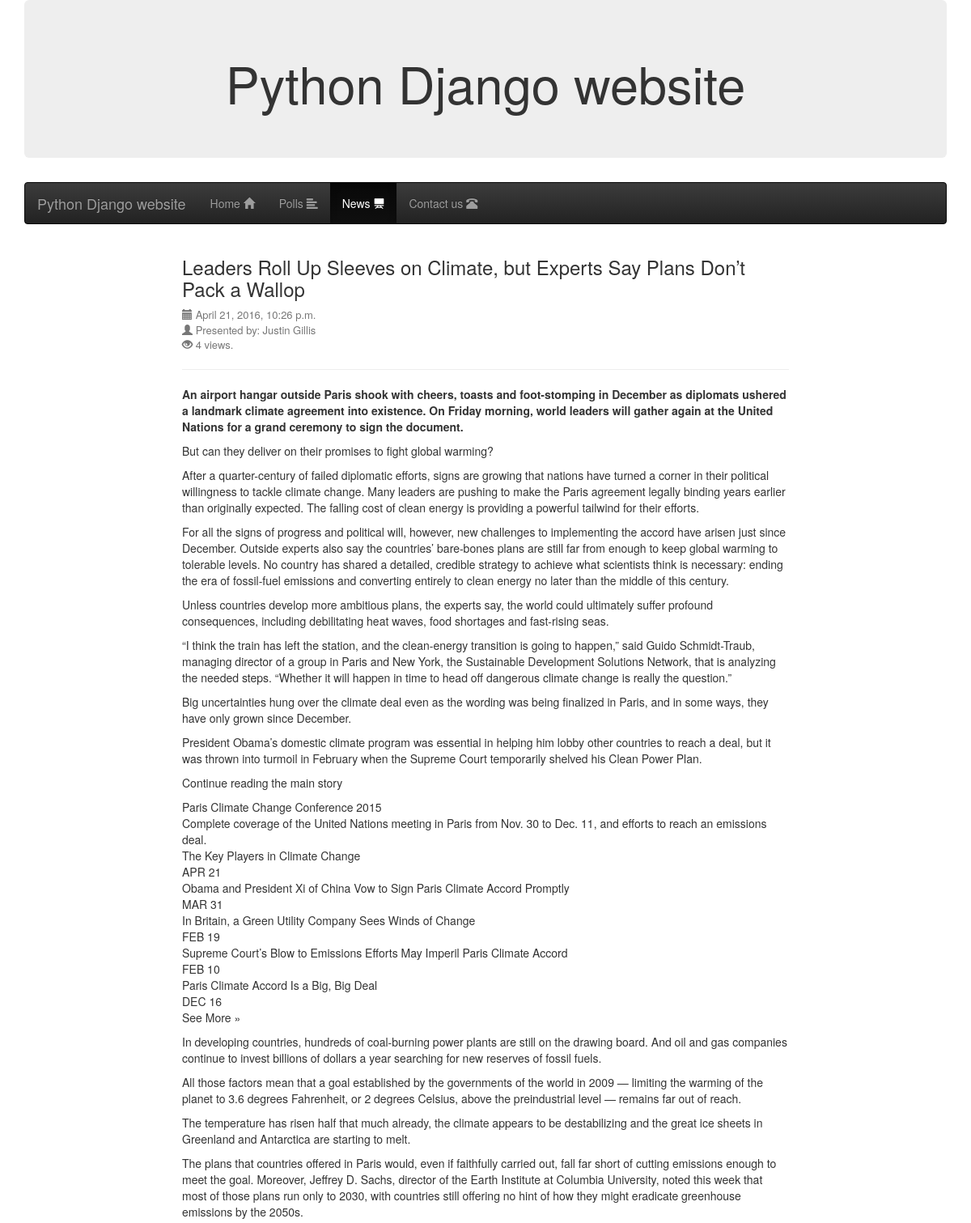
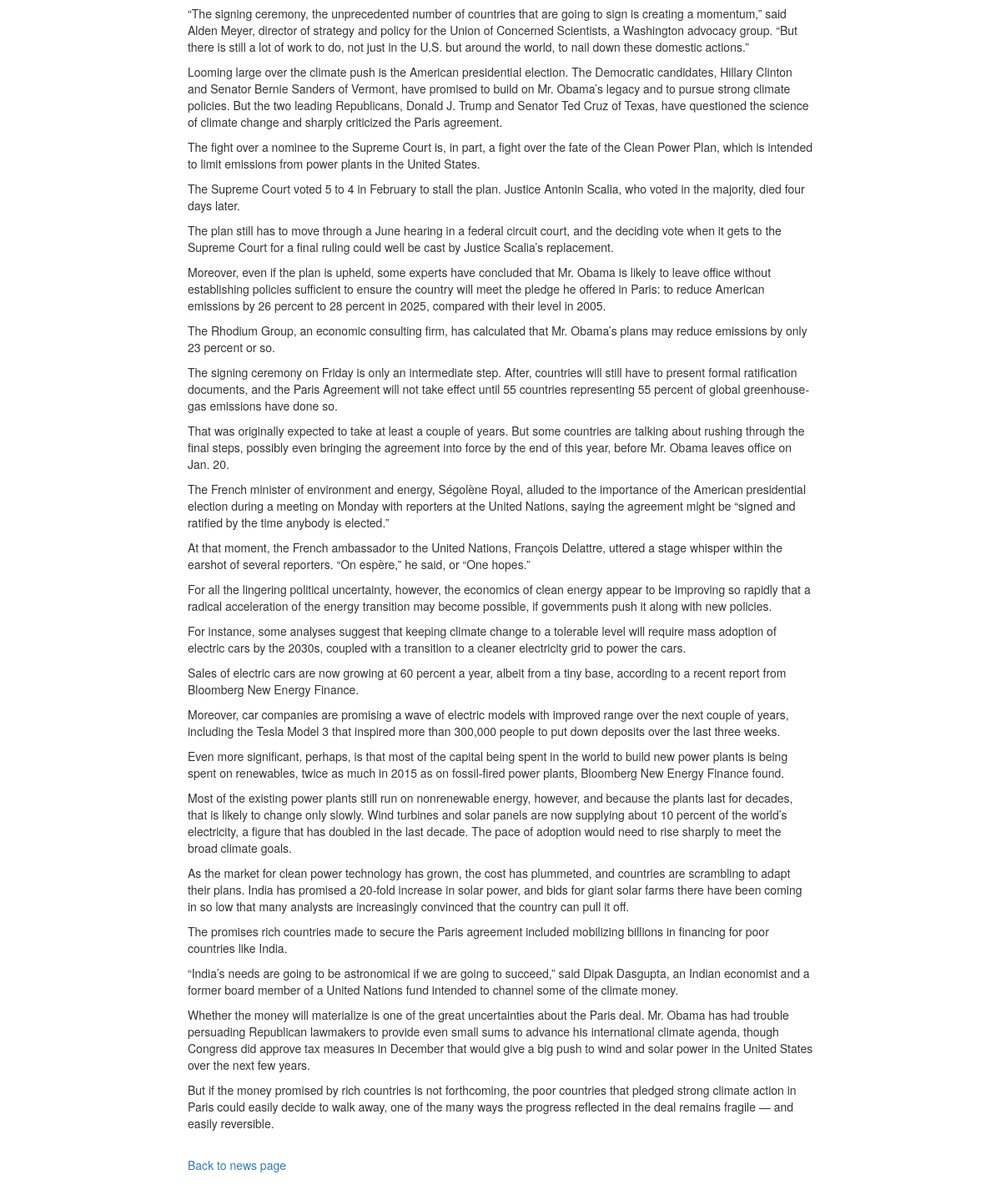
/news/article/1/1/, run on the app's committed database (2 pictures, top to bottom).
### news/models.py (models this page shows)
class Article(models.Model):
    name = models.CharField(max_length=500)
    writer = models.CharField(max_length=50)
    date = models.DateTimeField('date published', default=timezone.now())
    short_text = models.TextField()
    text = models.TextField(default="")
    views = models.IntegerField(default=0)

### news/views.py (the view)
# urls.py: url(r'^article/([0-9]+)/$', views.article, name='article'),
def article(request, article_id, page=None):
    template_name = 'news/article.html'
    arti = get_object_or_404(Article, pk=article_id)
    arti.views += 1
    arti.save()
    context = {'article': arti, 'image': "none", 'page': page}
    return render(request, template_name, context)

### news/templates/news/article.html (shortened to what this page needs)
<!DOCTYPE html>
<html lang="en">
<head>
    <link rel="stylesheet" href="https://maxcdn.bootstrapcdn.com/bootstrap/3.3.6/css/bootstrap.min.css">
    <link rel="stylesheet" href="https://maxcdn.bootstrapcdn.com/bootstrap/3.3.6/css/bootstrap-theme.min.css">
    <link rel="stylesheet" href="https://cdn.datatables.net/1.10.11/css/jquery.dataTables.min.css">
</head>
<body>
    <div class="container">
    <div class="jumbotron" style="text-align: center;">
        <H1>Python Django website</H1>
    </div>
    <nav class="navbar navbar-inverse">
      <div class="container-fluid">
        <div class="navbar-header">
          <a class="navbar-brand" href="#">Python Django website</a>
        </div>
        <ul class="nav navbar-nav">
          <li><a href="/">Home <span class="glyphicon glyphicon-home"></span></a></li>
          <li><a href="/polls/">Polls <span class="glyphicon glyphicon-align-left"></span></a></li>
          <li class="active"><a href="/news/">News <span class="glyphicon glyphicon-blackboard"></span></a></li>
          <li><a href="/contact/">Contact us <span class="glyphicon glyphicon-phone-alt"></span></a></li>
        </ul>
      </div>
    </nav>
        <div class="row">
        <div class="col-sm-2"></div>
        <div class="col-sm-8">
        <h3 class="title">{{ article.name }}</h3>
        <p class="text-muted" style="font-size: small;"><span class="glyphicon glyphicon-calendar"></span> {{ article.date }}
        <br/><span class="glyphicon glyphicon-user"></span> Presented by: {{ article.writer }}
        <br/><span class="glyphicon glyphicon-eye-open"></span> {{ article.views }} views.
        </p>
        <hr>
        <strong>{{ article.short_text |linebreaks }}</strong>
        <p style="font-size: medium;">{{ article.text | safe |linebreaks }}</p>
        <br/>
        <a href="{% if page %}/news/?page={{ page }}{% else %}{% url 'news:index' %}{% endif %}">Back to news page</a><br/><br/>
        </div>
        <div class="col-sm-2"></div>
        </div>
    </div>
</body>
</html>

### data on the page
Article: name "Leaders Roll Up Sleeves on Climate, but Experts Say Plans Don’t Pack a Wallop", date "April 21, 2016, 10:26 p.m.", writer "Justin Gillis", views "4", short_text "An airport hangar outside Paris shook with cheers, toasts and foot-stomping in December as diplomats ushered a landmark climate agreement into existence. On Friday morning, world leaders will gather again at the United Nations for a grand ceremony to sign the document.", text "But can they deliver on their promises to fight global warming? After a quarter-century of failed diplomatic efforts, signs are growing that nations have turned a corner in their political willingness to tackle climate change. Many leaders are pushing to make the Paris agreement legally binding years earlier than originally expected. The falling cost of clean energy is providing a powerful tailwind for their efforts. For all the signs of progress and political will, however, new challenges to implementing the accord have arisen just since December. Outside experts also say the countries’ bare-bones plans are still far from enough to keep global warming to tolerable levels. No country has…"
